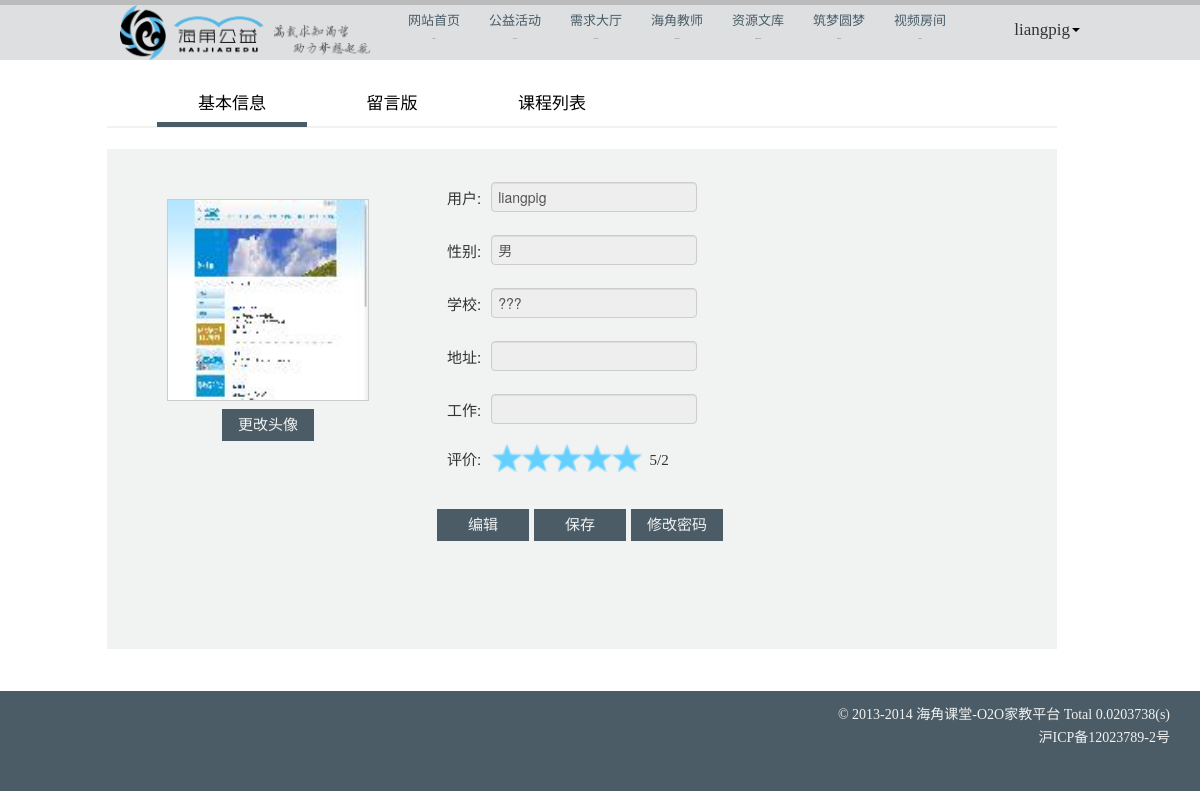
The app's page /personal_center.php (signed in) with its own data.
### tables this page shows
CREATE TABLE IF NOT EXISTS `user` (
  `id_user` int(11) NOT NULL auto_increment,
  `name` varchar(45) NOT NULL,
  `passwd` varchar(45) NOT NULL,
  `type` varchar(10) NOT NULL default 'student',
  `school` varchar(45) default NULL,
  `sex` varchar(10) default 'male',
  `score` float NOT NULL default '5',
  `score_count` int(11) NOT NULL default '1',
  `time_for_lesson` int(11) NOT NULL default '0',
  `register_time` date NOT NULL,
  `job` varchar(45) default NULL,
  `addr` varchar(45) default NULL,
  `has_pic` int(11) NOT NULL default '0',
  PRIMARY KEY  (`id_user`),
  UNIQUE KEY `name_UNIQUE` (`name`),
  UNIQUE KEY `id_UNIQUE` (`id_user`)
);

### user.php (called while the page is built, shortened)
<?php
	require_once('db.inc.php');
	class User extends DBSQL {
		public function get_personal_info($name) {
			if(!$name) {
				return "";
			} else {
				$name = addslashes($name);
			}
			$sql = "select * from user where name='".$name."'";
			$data = $this->select($sql);
			return $data;
		}
	}
?>

### db.inc.php (called while the page is built, shortened)
<?php
	class DBSQL {
		private $DB="";
		public function __construct() {
			@ $this->DB = new mysqli(SERVER_NAME, DB_USER, DB_PASSWORD, DB_NAME);
		}
		public function select($sql="") {
			$result = $this->DB->query($sql);
			$count = $result->num_rows;
			$data = array();
			for ($i = 0;$i < $count;$i++){
				$data[$i] = $result->fetch_assoc();
			}
			return $data;
		}
	}
?>

### personal_center.php (the view, shortened to what this page needs)
<?php
	require_once("header.php");
?>
			<div id="contents">
				<ul class="nav nav-tabs " role="tablist" id="list_title" style="margin-top:30px;border-bottom:0px;margin-bottom:0px;">
					<li style="width:150px;margin-left:50px;" onclick="change_selected(this)"><p>基本信息</p><div style="height:5px;background-color:rgb(75,92,102)"></div></li>
					<li style="width:150px;margin-left:10px;" onclick="change_selected(this)"><p>留言版</p><div style="display:none;height:5px;background-color:rgb(75,92,102)"></div></li>
				<?php
						require_once("user.php");
						$user = new User();
						$data = $user->get_personal_info($_SESSION['valid_user']);
						if($data[0]['type'] == 'teacher') {
							echo '	<li style="width:150px;margin-left:10px;" onclick="change_selected(this)"><p>课程列表</p><div style="display:none;height:5px;background-color:rgb(75,92,102)"></div></li>
									';
						}
?>
				</ul>
				<hr style="margin-top:0px;border-top: 2px solid rgb(241,242,242);"/>
				<div style="background-color:rgb(241, 242, 242);min-height:500px;">
					<div class="main_center" id="personnal_info_div">
						<?php
							require_once("user.php");
							$user = new User();
							$data = $user->get_personal_info($_SESSION['valid_user']);
							echo '<div style="float:left;width:240px;">';
							if($data[0]["has_pic"] == 0)
								echo '	<img src="images/favicon.gif" class="t_favicon" alt="Img" style="float:left;margin-left:10px;margin-top:50px;margin-right:10px" >';
							else
								echo '	<img src="favicon_dir/'.$_SESSION['valid_user'].'.png" class="t_favicon" alt="Img" style="float:left;margin-left:10px;margin-top:50px;margin-right:10px" >';
							echo '
									<div class="detail" data-toggle="modal" data-target="#changePic"
											style="background: rgb(75,92,102);color: rgb(241,242,242);
											margin-top:260px;margin-left:65px;font-family:微软雅黑">更改头像</div>
									</div>
									<div style="float:left;" id="person_info">';
							echo '<p><span class="personal_item"> 用户:</span><input type="text" id="user_name" value="'.$data[0]["name"].'" readonly="true"/></p>';
							echo '<p id="sex_show"><span class="personal_item"> 性别:</span><input type="text" id="user_sex_show" value="';
							if( $data[0]["sex"] == "male" || $data[0]["sex"] == "男") {
								echo "男";
							} else if( $data[0]["sex"] == "female" || $data[0]["sex"] == "女") {
								echo "女";
							} else {
								echo "保密";
							}
							echo '" readonly="true"/></p>';
							echo '<p><span class="personal_item"> 学校:</span><input type="text" id="user_school" value="'.$data[0]["school"].'" readonly="true"/></p>';
							echo '<p><span class="personal_item"> 地址:</span><input type="text" id="user_addr" value="'.$data[0]["addr"].'" readonly="true"/></p>';
							echo '<p><span class="personal_item"> 工作:</span><input type="text" id="user_job" value="'.$data[0]["job"].'" readonly="true"/></p>';
							echo '<p><span class="personal_item"> 评价:</span> <img style="margin-left:7px;" src="images/star.jpg" width="30px" height="30px">';
							for($i=1;$i < 5;$i++) {
								if($data[0]['score'] - $i >= 1) {
									echo '<img src="images/star.jpg" width="30px" height="30px">';
								} else if($data[0]['score'] - $i > 0) {
									echo '<img src="images/half_star.png" width="30px" height="30px">';
								} else {
									echo '<img src="images/nst.png" width="30px" height="30px">';
								}
							}
							echo '<span style="font-size:15px;font-family:微软雅黑">&nbsp&nbsp'.round($data[0]['score'], 1).'/'.$data[0]['score_count'].'</span>';
							echo '</p>';
							echo '
								<div >
									<div class="detail" style="float:left;background: rgb(75,92,102);color: rgb(241,242,242);
											margin-left:-10px;font-family:微软雅黑"  onclick = "edit()">编辑</div>
									<div class="detail" style="float:left;background: rgb(75,92,102);color: rgb(241,242,242);
											margin-left:5px;font-family:微软雅黑"  onclick = "save()">保存</div>
									<div class="detail" style="float:left;background: rgb(75,92,102);color: rgb(241,242,242);
											margin-left:5px;font-family:微软雅黑"
											data-toggle="modal" data-target="#modify_passwd_modal">修改密码</div>
								</div>
							';
						?>
						</div>
					</div>
							<?php
								require_once("user.php");
							?>
							<?php
								require_once("user.php");
							?>
				</div>
			</div>
<?php
	require("footer.php");
?>

### css/style.css (style rules this page uses)
body { font-family: "微软雅黑", "微软雅黑", Times, serif; margin: 0; }
img { border: 0; }
#contents { display: inline-block; width: 88%; padding: 0 47px; }
hr { border:0; border-top: 1px solid #000; margin-bottom: 30px; }
.main_center { margin-left:50px; margin-bottom:5px; }
.detail { border: solid 1px rgb(75,92,102); width: 80px; font-size: 15px; height: 20px; padding: 5px; margin-top:20px; text-align:center; cursor:hand; }
.t_favicon { width:200px; height:200px; border:solid #ccc 1px; }
#list_title li { font-family: "微软雅黑" "微软雅黑"; font-size: 17px; color:#000; text-align:center; cursor:hand; }
.personal_item { font-family: "微软雅黑" "微软雅黑"; font-size: 15px; }
#person_info { margin-top:30px; margin-left:50px; }
#person_info p img { margin-bottom:7px; }
#person_info input { height:30px; margin-left:10px; margin-top:3px; }

### records on screen
user: name "liangpig", sex "男", school "???", score "5", score_count "2"

### other values on screen
$_SESSION['valid_user'] "liangpig"
